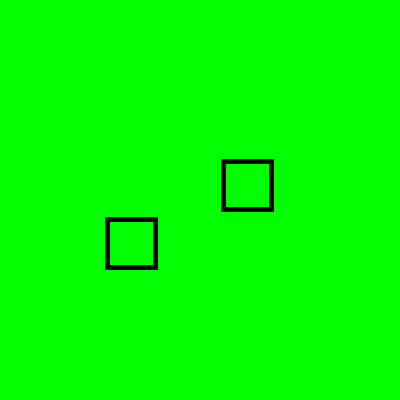
Frame 1 (no input)
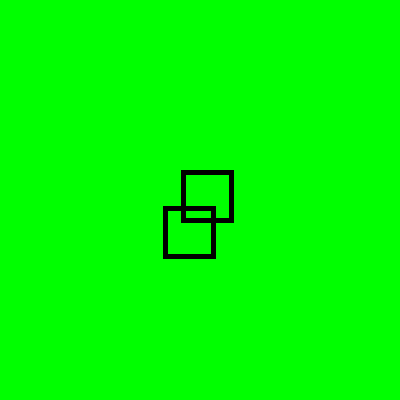
Frame 60 (the mouse pressed at the canvas centre just before this capture)
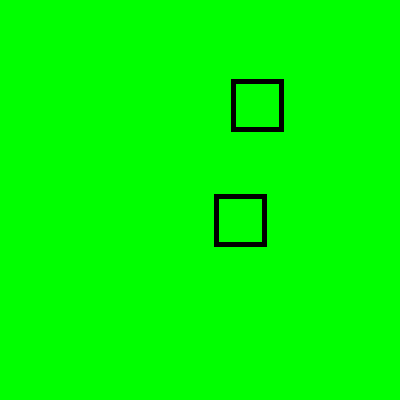
Frame 120 (the mouse held since frame 60 and released just before this capture)

The Processing sketch that drew these frames (run headless with seeded random() and noise(); from frame 60 on, the mouse is pressed at the canvas centre):

// Processing sketch: aula14_grupo02_exercicio02
// ── aula14_grupo02_exercicio02.pde
// The Nature of Code, exemplo 0.6
Walker walker, walker2;
void setup() {
  size(400, 400);
  walker = new Walker();
  walker2 = new Walker();
}

void draw() {
  background(0, 255, 0);
  walker.step();
  walker.show();
  walker2.step();
  walker2.show();
}

class Walker {
  float tx, ty;
  float x, y;

  Walker() {
    this.tx = random(0,400);
    this.ty = random(0,400);
  }

  void step() {
    // x- and y-position mapped from noise
    this.x = map(noise(this.tx), 0, 1, 0, width);
    this.y = map(noise(this.ty), 0, 1, 0, height);

    // Move forward through time.
    this.tx += 0.01;
    this.ty += 0.01;
  }

  void show() {
    strokeWeight(5);
    noFill();
    stroke(0);
    rect(this.x, this.y, 48,48);
  }
}
